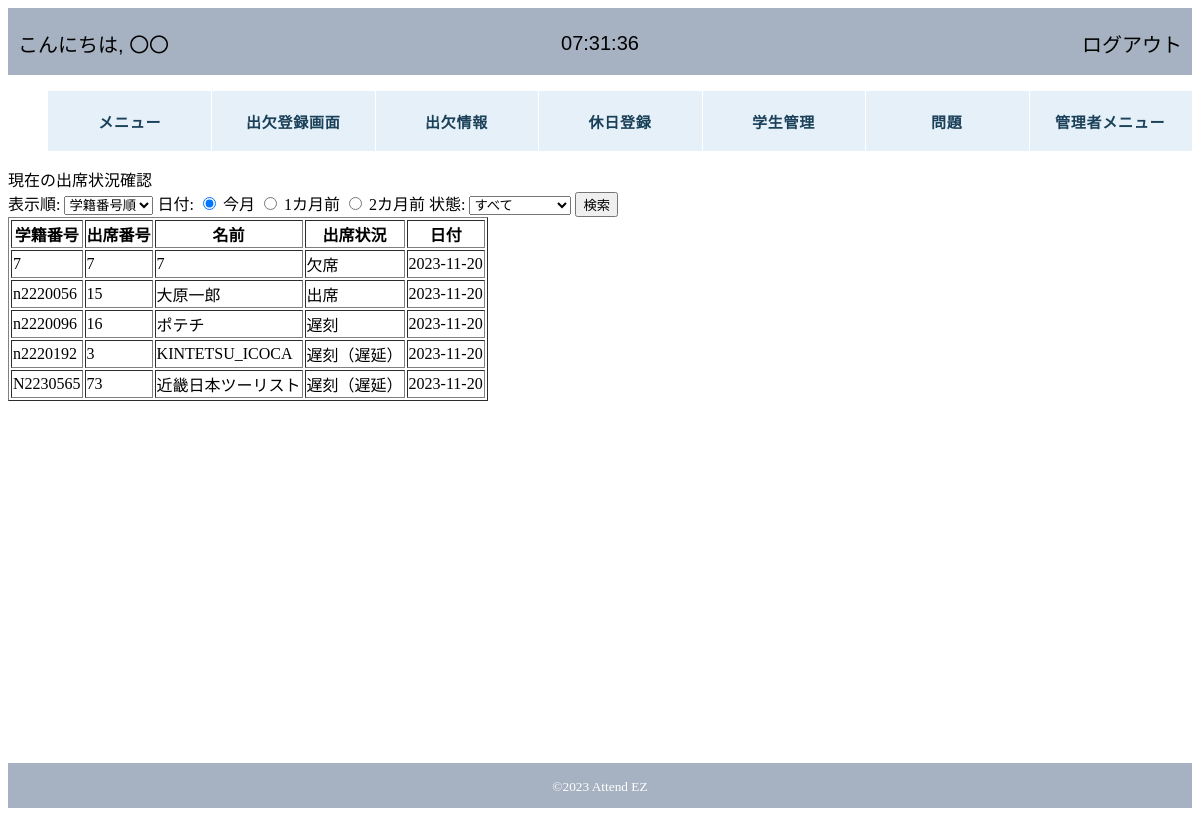
/attendez/attend_history.php, run on the app's committed database.
### tables this page shows
CREATE TABLE IF NOT EXISTS `myapp_attendstatus` (
  `id` int(11) NOT NULL,
  `student_number` varchar(70) NOT NULL DEFAULT '0',
  `date` date DEFAULT NULL,
  `status` varchar(11) DEFAULT NULL,
  `arrive_time` time DEFAULT NULL,
  `leave_time` time DEFAULT NULL
);

CREATE TABLE IF NOT EXISTS `students_info` (
  `id` int(11) NOT NULL,
  `IDM` varchar(20) NOT NULL DEFAULT '',
  `student_number` varchar(255) NOT NULL,
  `class` varchar(11) NOT NULL,
  `attendance_number` int(3) NOT NULL,
  `name` varchar(255) NOT NULL,
  `password` varchar(255) NOT NULL
);

### attendez/attend_history.php (the view, shortened to what this page needs)
<?php require 'header.php'; ?>
<?php
if(isset($_POST['display'])){
  $display = isset($_POST['display']) ? $_POST['display'] : '学籍番号順';
}else{
  $display = '学籍番号順';
}
if(isset($_POST['date_option'])){
    $date_option = isset($_POST['date_option']) ? $_POST['date_option'] : '';
  }else{
    $date_option = 'this_month';
  }
if(isset($_POST['situation'])){
  $situation = isset($_POST['situation']) ? $_POST['situation'] : '';
}else{
  $situation = 'すべて';
}
?>
<div class="attend_state">
    現在の出席状況確認
    <form action="" method="post" name="attendanceFilterForm">
    表示順:
        <select name="display">
            <option value="学籍番号順" <?php if ($display === '学籍番号順') echo 'selected'; ?>>学籍番号順</option>
        </select>
日付:
<input type="radio" name="date_option" value="this_month" <?php if ($date_option === 'this_month') echo 'checked'; ?>> 今月
<input type="radio" name="date_option" value="one_month" <?php if ($date_option === 'one_month') echo 'checked'; ?>> 1カ月前
<input type="radio" name="date_option" value="two_month" <?php if ($date_option === 'two_month') echo 'checked'; ?>> 2カ月前
状態:
<select name= "situation">
<option value = "すべて" <?php if ($situation === 'すべて') echo 'selected'; ?>>すべて</option>
</select>
<?php
  echo '<input type="submit" value="検索">';
  echo '</form>';
  echo '</div>';
?>
<?php
$pdo = new PDO('mysql:host=localhost;dbname=2023_attendez;charset=utf8', 'root', '');
if ($_SERVER["REQUEST_METHOD"] === "POST") {
  $display = isset($_POST['display']) ? $_POST['display'] : '学籍番号順';
  $situation = isset($_POST['situation']) ? $_POST['situation'] : '';
if (isset($_POST['date_option'])) {
    $date_option = $_POST['date_option'];
    switch ($date_option) {
        case 'this_month':
            $date_option_value = date('Y-m');
            break;
        case 'one_month':
            $date_option_value = date('Y-m', strtotime('-1 month'));
            break;
        case 'two_month':
            $date_option_value = date('Y-m', strtotime('-2 months'));
            break;
        default:
            $date_option_value = 'all';
    }
} else {
    $date_option = 'this_month';
    $date_option_value = date('Y-m');
}
$formatted_month = date('n', strtotime($date_option_value));
$display_month = $formatted_month . '月';
echo '<h3>',$display_month,'</h3>';
$sql = $pdo->prepare('SELECT students_info.student_number, students_info.attendance_number,
                      students_info.name, myapp_attendstatus.status, myapp_attendstatus.date
FROM myapp_attendstatus
LEFT JOIN students_info ON myapp_attendstatus.student_number = students_info.student_number
WHERE (:date_option = "all" OR
       (:date_option = "this_month" AND DATE_FORMAT(myapp_attendstatus.date, "%Y-%m") = :date_option_value) OR
       (:date_option = "one_month" AND DATE_FORMAT(myapp_attendstatus.date, "%Y-%m") = :date_option_value) OR
       (:date_option = "two_month" AND DATE_FORMAT(myapp_attendstatus.date, "%Y-%m") = :date_option_value))
ORDER BY myapp_attendstatus.date DESC, ' . ($display === '学籍番号順' ? 'students_info.student_number' : 'students_info.attendance_number'));
$sql->bindParam(':date_option', $date_option, PDO::PARAM_STR);
$sql->bindParam(':date_option_value', $date_option_value, PDO::PARAM_STR);
$sql->execute();
    echo "<table border='1'>";
    echo "<tr>
            <th>学籍番号</th>
            <th>出席番号</th>
            <th>名前</th>
            <th>出席状況</th>
            <th>日付</th>
          </tr>";
    $hasResults = false;
    while ($row = $sql->fetch(PDO::FETCH_ASSOC)) {
        if (($date_option === 'this_month' && date('Y-m', strtotime($row['date'])) === date('Y-m')) ||
            ($date_option === 'one_month' && date('Y-m', strtotime($row['date']))=== date('Y-m', strtotime('-1 month'))) ||
            ($date_option === 'two_month' && date('Y-m', strtotime($row['date'])) === date('Y-m', strtotime('-2 month'))) ||
            ($date_option === 'all')) {
            if ($situation === 'すべて' || $row['status'] === $situation) {
                $hasResults = true;
                echo "<tr>";
                echo "<td>" . $row['student_number'] . "</td>";
                echo "<td>" . $row['attendance_number'] . "</td>";
                echo "<td>" . $row['name'] . "</td>";
                echo "<td>" . $row['status'] . "</td>";
                echo "<td>" . $row['date'] . "</td>";
                echo "</tr>";
            }
        }
    }
    echo "</table>";
      if (!$hasResults) {
        echo "データが見つかりませんでした。";
    }
}
else {
$display = '学籍番号順';
$date_option = 'this_month';
$situation = 'すべて';
$sql = $pdo->prepare('SELECT students_info.student_number, students_info.attendance_number,
                      students_info.name, myapp_attendstatus.status, myapp_attendstatus.date
FROM myapp_attendstatus
LEFT JOIN students_info ON myapp_attendstatus.student_number = students_info.student_number
WHERE (:date_option = "all" OR
       (:date_option = "this_month" AND MONTH(myapp_attendstatus.date) = MONTH(CURDATE()) AND YEAR(myapp_attendstatus.date) = YEAR(CURDATE())) OR
       (:date_option = "one_month" AND myapp_attendstatus.date >= DATE_SUB(CURDATE(), INTERVAL 2 MONTH)) OR
       (:date_option = "two_month" AND myapp_attendstatus.date >= DATE_SUB(CURDATE(), INTERVAL 3 MONTH)))
       ORDER BY myapp_attendstatus.date DESC, ' . ($display === '学籍番号順' ? 'students_info.student_number'
       : 'students_info.attendance_number'));
$sql->bindParam(':date_option', $date_option, PDO::PARAM_STR);
$sql->execute();
echo "<table border='1'>";
echo "<tr>
        <th>学籍番号</th>
        <th>出席番号</th>
        <th>名前</th>
        <th>出席状況</th>
        <th>日付</th>
      </tr>";
while ($row = $sql->fetch(PDO::FETCH_ASSOC)) {
    if (date('Y-m', strtotime($row['date'])) === date('Y-m') &&
    ($situation === 'すべて' || $row['status'] === $situation)) {
        echo "<tr>";
        echo "<td>" . $row['student_number'] . "</td>";
        echo "<td>" . $row['attendance_number'] . "</td>";
        echo "<td>" . $row['name'] . "</td>";
        echo "<td>" . $row['status'] . "</td>";
        echo "<td>" . $row['date'] . "</td>";
        echo "</tr>";
    }
}
echo "</table>";
}
?>
<?php require 'footer.php';?>

### data on the page
myapp_attendstatus: students_info.student_number "7", students_info.attendance_number "7", students_info.name "7", status "欠席", date "2023-11-20"
myapp_attendstatus: students_info.student_number "n2220056", students_info.attendance_number "15", students_info.name "大原一郎", status "出席", date "2023-11-20"
myapp_attendstatus: students_info.student_number "n2220096", students_info.attendance_number "16", students_info.name "ポテチ", status "遅刻", date "2023-11-20"
myapp_attendstatus: students_info.student_number "n2220192", students_info.attendance_number "3", students_info.name "KINTETSU_ICOCA", status "遅刻（遅延）", date "2023-11-20"
myapp_attendstatus: students_info.student_number "N2230565", students_info.attendance_number "73", students_info.name "近畿日本ツーリスト", status "遅刻（遅延）", date "2023-11-20"
